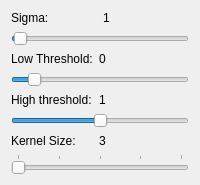
                 <widget class="QWidget" name="page_edges_canny">
                  <layout class="QFormLayout" name="formLayout">
                   <item row="0" column="0" colspan="2">
                    <layout class="QHBoxLayout" name="horizontalLayout_15">
                     <item>
                      <widget class="QLabel" name="label_10">
                       <property name="maximumSize">
                        <size>
                         <width>16777215</width>
                         <height>16777215</height>
                        </size>
                       </property>
                       <property name="text">
                        <string>Sigma:</string>
                       </property>
                      </widget>
                     </item>
                     <item>
                      <widget class="QLabel" name="label_sigma">
                       <property name="text">
                        <string>1</string>
                       </property>
                      </widget>
                     </item>
                    </layout>
                   </item>
                   <item row="2" column="0">
                    <widget class="QLabel" name="label_11">
                     <property name="text">
                      <string>Low Threshold:</string>
                     </property>
                    </widget>
                   </item>
                   <item row="2" column="1">
                    <widget class="QLabel" name="label_thresholdL">
                     <property name="text">
                      <string>0</string>
                     </property>
                    </widget>
                   </item>
                   <item row="4" column="0">
                    <widget class="QLabel" name="label_12">
                     <property name="text">
                      <string>High threshold:</string>
                     </property>
                    </widget>
                   </item>
                   <item row="4" column="1">
                    <widget class="QLabel" name="label_thresholdH">
                     <property name="text">
                      <string>1</string>
                     </property>
                    </widget>
                   </item>
                   <item row="6" column="0">
                    <widget class="QLabel" name="label_17">
                     <property name="text">
                      <string>Kernel Size:</string>
                     </property>
                    </widget>
                   </item>
                   <item row="6" column="1">
                    <widget class="QLabel" name="label_edges_ksize">
                     <property name="text">
                      <string>3</string>
                     </property>
                    </widget>
                   </item>
                   <item row="1" column="0" colspan="2">
                    <widget class="QSlider" name="sigma_slider">
                     <property name="value">
                      <number>1</number>
                     </property>
                     <property name="orientation">
                      <enum>Qt::Horizontal</enum>
                     </property>
                    </widget>
                   </item>
                   <item row="3" column="0" colspan="2">
                    <widget class="QSlider" name="low_threshold_slider">
                     <property name="maximum">
                      <number>200</number>
                     </property>
                     <property name="value">
                      <number>20</number>
                     </property>
                     <property name="orientation">
                      <enum>Qt::Horizontal</enum>
                     </property>
                    </widget>
                   </item>
                   <item row="5" column="0" colspan="2">
                    <widget class="QSlider" name="high_threshold_slider">
                     <property name="maximum">
                      <number>200</number>
                     </property>
                     <property name="value">
                      <number>100</number>
                     </property>
                     <property name="orientation">
                      <enum>Qt::Horizontal</enum>
                     </property>
                    </widget>
                   </item>
                   <item row="7" column="0" colspan="2">
                    <widget class="QSlider" name="kernel_size_slider_2">
                     <property name="minimum">
                      <number>3</number>
                     </property>
                     <property name="maximum">
                      <number>11</number>
                     </property>
                     <property name="singleStep">
                      <number>2</number>
                     </property>
                     <property name="pageStep">
                      <number>2</number>
                     </property>
                     <property name="value">
                      <number>3</number>
                     </property>
                     <property name="orientation">
                      <enum>Qt::Horizontal</enum>
                     </property>
                     <property name="tickPosition">
                      <enum>QSlider::TicksAbove</enum>
                     </property>
                     <property name="tickInterval">
                      <number>2</number>
                     </property>
                    </widget>
                   </item>
                  </layout>
                 </widget>
